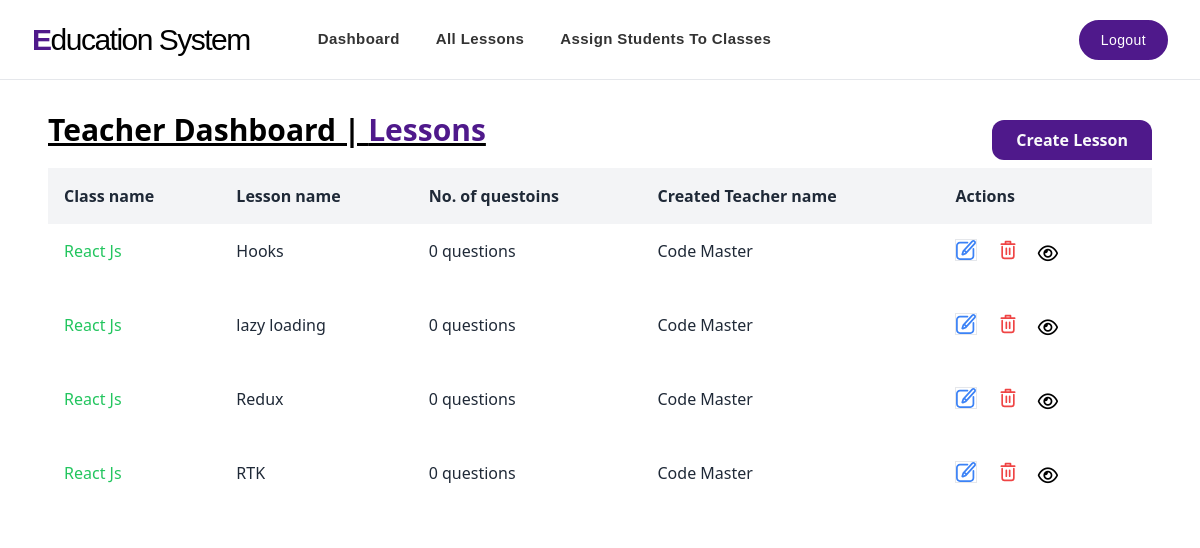
The app's page /teacher/lessons/1/ (signed in), older data.
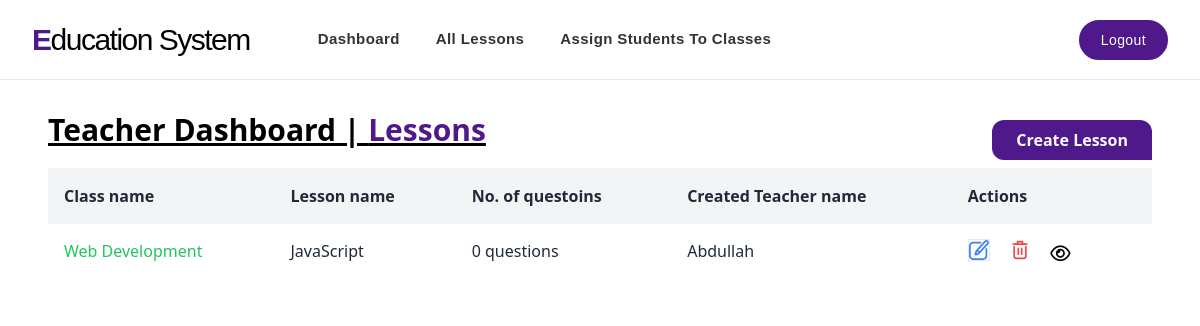
The same page, newer data.
### teacher/models.py (models this page shows)
class Lesson(models.Model):
    name                        = models.CharField(max_length=255)
    teacher_id                  = models.ForeignKey(CustomUser, on_delete=models.CASCADE)
    class_id                    = models.ForeignKey(Class, on_delete=models.CASCADE)

class Class(models.Model):
    name                        = models.CharField(max_length=255)
    teacher_id                  = models.ForeignKey(CustomUser, on_delete=models.CASCADE)
    def __str__(self):
        return self.name

### user_accounts/models.py (models this page shows)
class CustomUser(AbstractUser):
    username                 = None
    name                     = models.CharField(max_length=255)
    email                    = models.EmailField(max_length=255, unique=True)
    ROLE_CHOICES = [
        ('admin', 'Admin'),
        ('teacher', 'Teacher'),
        ('student', 'Student')
    ]
    role                     = models.CharField(max_length=10, choices=ROLE_CHOICES)
    class_id                 = models.ForeignKey(
        'teacher.Class',  # Using a string reference to avoid import issues
        null=True,
        blank=True,
        on_delete=models.SET_NULL
    )
    USERNAME_FIELD = 'email'
    REQUIRED_FIELDS = ['name']
    objects = MyAccountManager()
    def __str__(self):
        return self.name

### teacher/decorators.py (the view)
        @user_passes_test(lambda u: u.is_authenticated and u.role == role, login_url='/login/')
        def _wrapped_view(request, *args, **kwargs):
            if request.user.is_authenticated and request.user.role == role:
                return view_func(request, *args, **kwargs)
            else:
                return redirect('/dashboard/')

### teacher/views.py (called while the page is built)
@role_required('teacher')
def lesson_by_class(request, id):
    selected_class = Class.objects.get(id=id)
    lessons = Lesson.objects.filter(class_id=selected_class).annotate(question_count=Count('question'))
    context = {'lessons': lessons, 'selected_class': selected_class}
    return render(request, "teacher/lessons_by_class.html", context)

### teacher/templates/teacher/lessons_by_class.html (shortened to what this page needs)
{% extends "base.html" %}
{% block content %}
<main>
    <div class="p-12 pt-28">
        <div class="flex justify-between">
            <h1 class="text-3xl underline font-semibold mb-4">Teacher Dashboard | <span class="text-[#4F198B]">Lessons</span></h1>
            <a href="{% url 'create_lesson' class_id=selected_class.id %}" class="py-2">
                <button
                class="inline-block h-full px-6 mb-2 rounded-l-xl rounded-t-xl bg-[#4F198B] hover:bg-white hover:text-[#4F198B] focus:text-[#4F198B] focus:bg-gray-200 text-gray-50 font-bold leading-loose transition duration-200">
                Create Lesson
            </button>
        </a>
    </div>
        <div class="font-sans overflow-x-auto">
            {% if lessons %}
            <table class="min-w-full bg-white">
                <thead class="bg-gray-100 whitespace-nowrap">
                    <tr>
                        <th class="p-4 text-left text-base font-semibold text-gray-800">
                            Class name
                        </th>
                        <th class="p-4 text-left text-base font-semibold text-gray-800">
                            Lesson name
                        </th>
                        <th class="p-4 text-left text-base font-semibold text-gray-800">
                            No. of questoins
                        </th>
                        <th class="p-4 text-left text-base font-semibold text-gray-800">
                            Created Teacher name
                        </th>
                        <th class="p-4 text-left text-base font-semibold text-gray-800">
                            Actions
                        </th>
                    </tr>
                </thead>
                <tbody class="whitespace-nowrap">
                    {% for lesson in lessons %}
                    <tr class="hover:bg-gray-50">
                        <td class="p-4 text-[16px] text-green-500">
                            <p class="mb-5">{{lesson.class_id}}</p>
                        </td>
                        <td class="p-4 text-[16px] text-gray-800">
                            <p class="mb-5">{{lesson.name}}</p>
                        </td>
                        <td class="p-4 text-[16px] text-gray-800">
                            <p class="mb-5">{{lesson.question_count}} questions</p>
                        </td>
                        <td class="p-4 text-[16px] text-gray-800">
                            <p class="mb-5">{{lesson.teacher_id}}</p>
                        </td>
                        <td class="pb-4 px-4">
                            <a href="{% url 'update_lesson' lesson_id=lesson.id %}">
                                <button class="mr-4 border" title="Edit">
                                </button>
                            </a>
                            <a href="{% url 'delete_lesson' lesson_id=lesson.id %}">
                                <button class="mr-4" title="Delete">
                                </button>
                            </a>
                            <a href="{% url 'questions_by_lesson' lesson_id=lesson.id %}">
                                <button class="mr-4" title="View questions">
                                    <i class="fa-regular fa-eye text-lg fill-red-500 hover:fill-red-700"></i>
                                </button>
                            </a>
                        </td>
                    </tr>
                    {% endfor %}
                </tbody>
                {% else %}
                <p>No lesson found. Lets create lessons and begins the magic✨</p>
            </table>
            {% endif %}
        </div>
    </div>
</main>
{% endblock %}

Row changes from the older to the newer data that the page shows:
removed Lesson: class_id "React Js", name "Hooks", question_count "0", teacher_id "Code Master"
no longer on this page (row edited): Lesson: class_id "React Js", name "lazy loading", question_count "0", teacher_id "Code Master"
removed Lesson: class_id "React Js", name "Redux", question_count "0", teacher_id "Code Master"
removed Lesson: class_id "React Js", name "RTK", question_count "0", teacher_id "Code Master"
added Lesson: class_id "Web Development", name "JavaScript", question_count "0", teacher_id "Abdullah"
